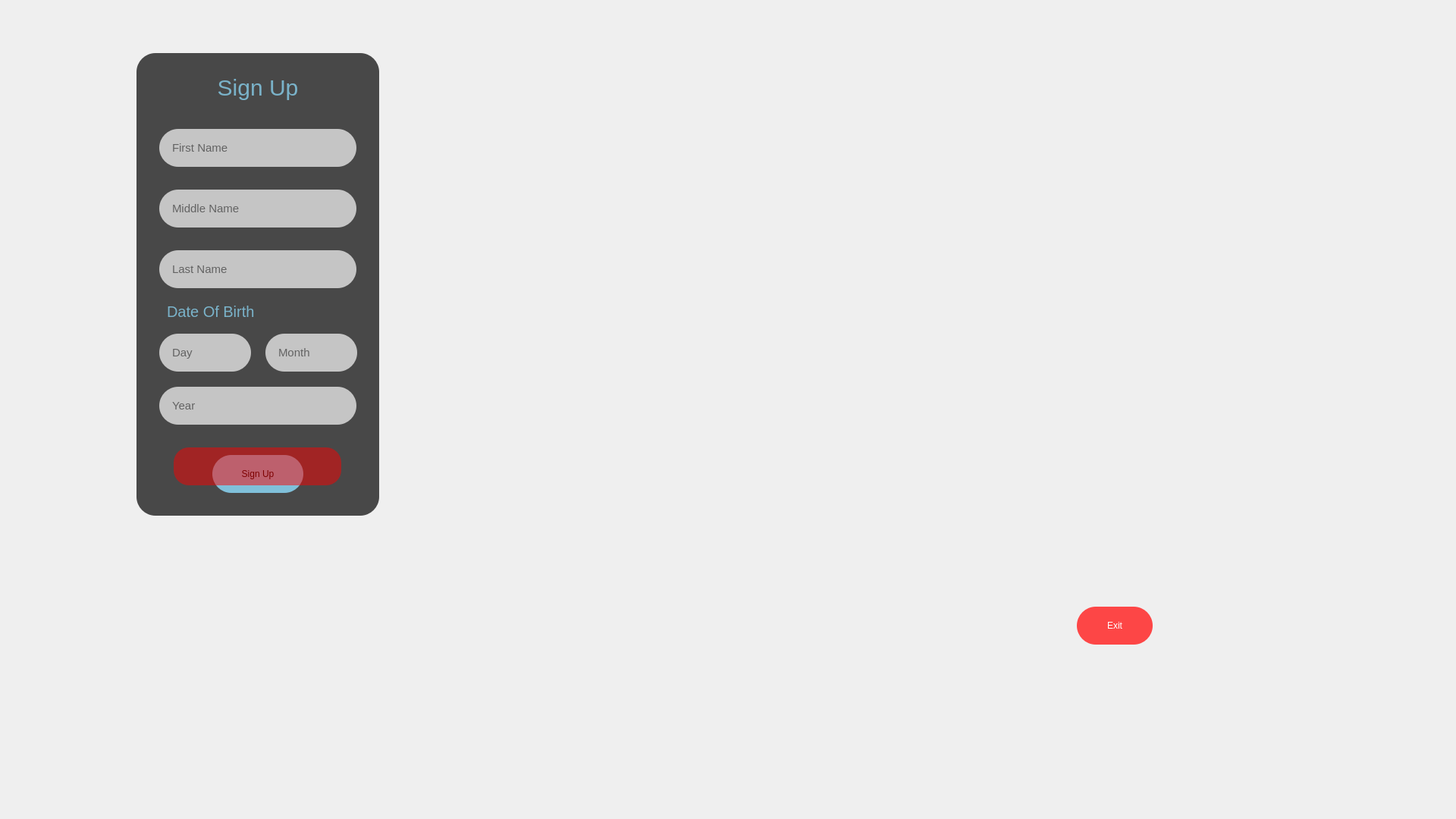
<?xml version="1.0" encoding="UTF-8"?>
<ui version="4.0">
 <class>SignUpPageClass</class>
 <widget class="QMainWindow" name="SignUpPageClass">
  <property name="geometry">
   <rect>
    <x>0</x>
    <y>0</y>
    <width>1920</width>
    <height>1080</height>
   </rect>
  </property>
  <property name="windowTitle">
   <string>SignUpPage</string>
  </property>
  <property name="styleSheet">
   <string notr="true">background-image: url(&quot;:/GymPadelSystem/Resources/Gym.png&quot;);</string>
  </property>
  <widget class="QWidget" name="centralWidget">
   <widget class="QWidget" name="SUWidget" native="true">
    <property name="geometry">
     <rect>
      <x>180</x>
      <y>70</y>
      <width>320</width>
      <height>610</height>
     </rect>
    </property>
    <property name="styleSheet">
     <string notr="true">background: none;
background-color: rgba(0,0,0,0.7);
border-radius: 25px;</string>
    </property>
    <widget class="QLineEdit" name="FNTextBox">
     <property name="geometry">
      <rect>
       <x>30</x>
       <y>100</y>
       <width>260</width>
       <height>50</height>
      </rect>
     </property>
     <property name="styleSheet">
      <string notr="true">background: none;
background-color: rgba(250,250,250,0.7);
padding-left: 15px;
font-size: 15px;
color: black;</string>
     </property>
     <property name="placeholderText">
      <string>First Name</string>
     </property>
    </widget>
    <widget class="QLineEdit" name="MNTextBox">
     <property name="geometry">
      <rect>
       <x>30</x>
       <y>180</y>
       <width>260</width>
       <height>50</height>
      </rect>
     </property>
     <property name="styleSheet">
      <string notr="true">background: none;
background-color: rgba(250,250,250,0.7);
padding-left: 15px;
font-size: 15px;
color: black;</string>
     </property>
     <property name="placeholderText">
      <string>Middle Name</string>
     </property>
    </widget>
    <widget class="QLineEdit" name="LNTextBox">
     <property name="geometry">
      <rect>
       <x>30</x>
       <y>260</y>
       <width>260</width>
       <height>50</height>
      </rect>
     </property>
     <property name="styleSheet">
      <string notr="true">background: none;
background-color: rgba(250,250,250,0.7);
padding-left: 15px;
font-size: 15px;
color: black;</string>
     </property>
     <property name="placeholderText">
      <string>Last Name</string>
     </property>
    </widget>
    <widget class="QLineEdit" name="DTextBox">
     <property name="geometry">
      <rect>
       <x>30</x>
       <y>370</y>
       <width>121</width>
       <height>50</height>
      </rect>
     </property>
     <property name="styleSheet">
      <string notr="true">background: none;
background-color: rgba(250,250,250,0.7);
padding-left: 15px;
font-size: 15px;
color: black;</string>
     </property>
     <property name="placeholderText">
      <string>Day</string>
     </property>
    </widget>
    <widget class="QPushButton" name="SignUpButton">
     <property name="geometry">
      <rect>
       <x>100</x>
       <y>530</y>
       <width>120</width>
       <height>50</height>
      </rect>
     </property>
     <property name="styleSheet">
      <string notr="true">QPushButton
{
background: none;
background-color: rgba(135, 206, 235,0.9);
color: black;
border-radius: 25px;
}
QPushButton:hover
{
border: 3px solid rgba(135, 206, 235,0.9);
background-color: rgba(250, 250, 250,0.8);
}</string>
     </property>
     <property name="text">
      <string>Sign Up</string>
     </property>
    </widget>
    <widget class="QLabel" name="label_2">
     <property name="geometry">
      <rect>
       <x>0</x>
       <y>10</y>
       <width>320</width>
       <height>70</height>
      </rect>
     </property>
     <property name="styleSheet">
      <string notr="true">background: none;
font-size: 30px;
color: rgba(135, 206, 235,0.8)</string>
     </property>
     <property name="text">
      <string>Sign Up</string>
     </property>
     <property name="alignment">
      <set>Qt::AlignmentFlag::AlignCenter</set>
     </property>
    </widget>
    <widget class="QLineEdit" name="MTextBox">
     <property name="geometry">
      <rect>
       <x>170</x>
       <y>370</y>
       <width>121</width>
       <height>50</height>
      </rect>
     </property>
     <property name="styleSheet">
      <string notr="true">background: none;
background-color: rgba(250,250,250,0.7);
padding-left: 15px;
font-size: 15px;
color: black;</string>
     </property>
     <property name="placeholderText">
      <string>Month</string>
     </property>
    </widget>
    <widget class="QLineEdit" name="YTextBox">
     <property name="geometry">
      <rect>
       <x>30</x>
       <y>440</y>
       <width>260</width>
       <height>50</height>
      </rect>
     </property>
     <property name="styleSheet">
      <string notr="true">background: none;
background-color: rgba(250,250,250,0.7);
padding-left: 15px;
font-size: 15px;
color: black;</string>
     </property>
     <property name="placeholderText">
      <string>Year</string>
     </property>
    </widget>
    <widget class="QLabel" name="label">
     <property name="geometry">
      <rect>
       <x>40</x>
       <y>320</y>
       <width>161</width>
       <height>41</height>
      </rect>
     </property>
     <property name="styleSheet">
      <string notr="true">background: none;
font-size: 20px;
color: rgba(135, 206, 235,0.8)</string>
     </property>
     <property name="text">
      <string>Date Of Birth</string>
     </property>
    </widget>
    <widget class="QLabel" name="SMLabel_E">
     <property name="geometry">
      <rect>
       <x>49</x>
       <y>520</y>
       <width>221</width>
       <height>50</height>
      </rect>
     </property>
     <property name="styleSheet">
      <string notr="true">background: none;
font-size: 15px;
background-color: rgba(250, 0, 0, 0.5);
border-radius: 20px;</string>
     </property>
     <property name="text">
      <string/>
     </property>
     <property name="alignment">
      <set>Qt::AlignmentFlag::AlignCenter</set>
     </property>
    </widget>
   </widget>
   <widget class="QPushButton" name="ExiButton">
    <property name="geometry">
     <rect>
      <x>1420</x>
      <y>800</y>
      <width>100</width>
      <height>50</height>
     </rect>
    </property>
    <property name="styleSheet">
     <string notr="true">QPushButton
{
background: none;
background-color: rgba(255, 51, 51,0.9);
color: white;
border-radius: 25px;
}
QPushButton:hover
{
border: 2px solid rgba(255, 51, 51,0.9);
background-color: rgba(250, 250, 250,0.8);
color: rgb(255, 51, 51);
}</string>
    </property>
    <property name="text">
     <string>Exit</string>
    </property>
   </widget>
  </widget>
 </widget>
 <layoutdefault spacing="6" margin="11"/>
 <tabstops>
  <tabstop>FNTextBox</tabstop>
  <tabstop>MNTextBox</tabstop>
  <tabstop>LNTextBox</tabstop>
  <tabstop>DTextBox</tabstop>
  <tabstop>MTextBox</tabstop>
  <tabstop>YTextBox</tabstop>
  <tabstop>SignUpButton</tabstop>
 </tabstops>
 <resources/>
 <connections/>
</ui>
